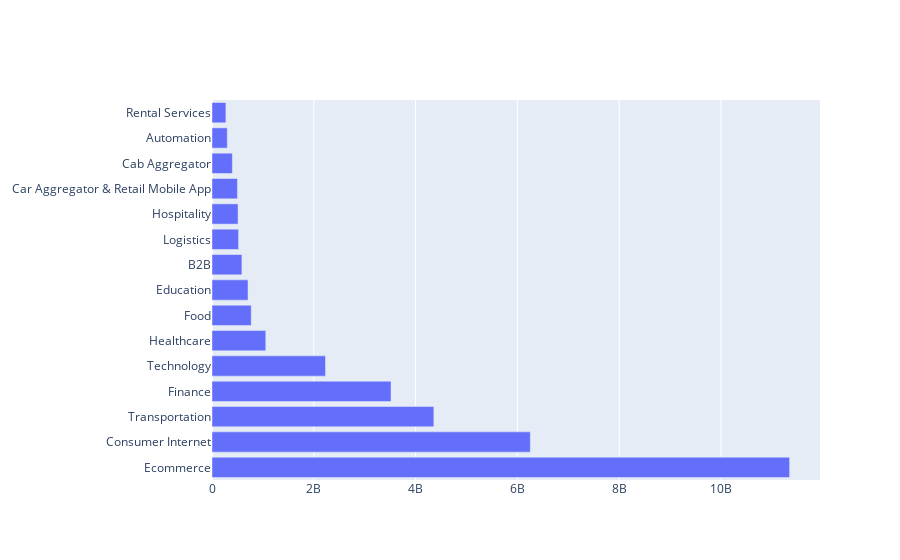

Notebook code cell kept with this figure:
### Code cell
fig = go.Figure()

fig.add_trace(go.Bar(
    y=amt_ver.index[:15],
    x=amt_ver.amount[:15],
    name='Sector Wise Distribution',
                orientation='h'))

fig.show()

### Figure 1 — Plotly figure (JSON) as saved in the notebook; plotly's stock layout.template omitted (floating-point values rounded to 4 significant figures)
{"data": [{"name": "Sector Wise Distribution", "orientation": "h", "type": "bar", "x": [11350000000.0, 6254084245, 4358532394, 3517649265, 2229707930, 1056729000, 770568195, 707834085, 587000000, 522100000, 511750000, 500000000, 400000000, 300000000, 273230000], "y": ["Ecommerce", "Consumer Internet", "Transportation", "Finance", "Technology", "Healthcare", "Food", "Education", "B2B", "Logistics", "Hospitality", "Car Aggregator & Retail Mobile App", "Cab Aggregator", "Automation", "Rental Services"]}], "layout": {}}
